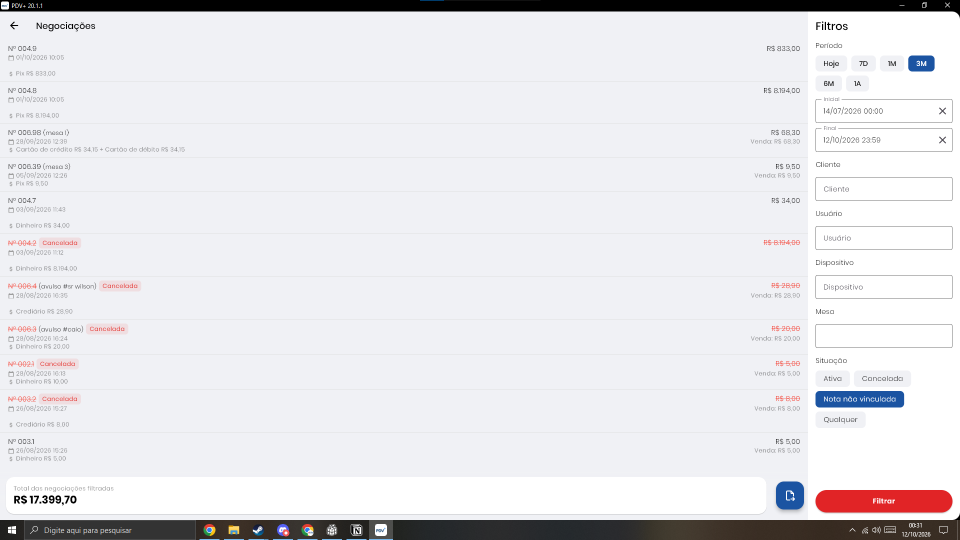
#> input picture testes/lista.png, 1920 x 1080 px (shown at 1/2 size)
$ python teste_ocr.py
#> lines starting #> are read from the running program, lines starting #| are printed output that depends on the picture
### ocr.py
# -*- coding: utf-8 -*-
"""
Leitura de texto da tela usando o OCR que já vem no Windows 10/11 (Windows.Media.Ocr).
Não precisa instalar nada no computador do cliente.
"""
import asyncio
import re

ESCALA = 2  # ampliar a imagem melhora muito a leitura de fontes pequenas

_engine = None


def _criar_engine():
    from winrt.windows.media.ocr import OcrEngine
    from winrt.windows.globalization import Language
    eng = OcrEngine.try_create_from_user_profile_languages()
    if eng is None:
        for tag in ("pt-BR", "en-US"):
            try:
                lang = Language(tag)
                if OcrEngine.is_language_supported(lang):
                    eng = OcrEngine.try_create_from_language(lang)
                    if eng:
                        break
            except Exception:
                pass
    if eng is None:
        langs = OcrEngine.available_recognizer_languages
        langs = list(langs() if callable(langs) else langs)
        if langs:
            eng = OcrEngine.try_create_from_language(langs[0])
    if eng is None:
        raise RuntimeError("O leitor de tela do Windows (OCR) não está disponível neste computador.")
    return eng


# [11 lines left out: function _bitmap, not called in this run]


async def _ler_async(img, escala=ESCALA):
    global _engine
    if _engine is None:
        _engine = _criar_engine()
    res = await _engine.recognize_async(_bitmap(img))
    linhas = []
    for ln in res.lines:
        palavras = []
        for w in ln.words:
            r = w.bounding_rect
            palavras.append((w.text, (r.x / escala, r.y / escala, r.width / escala, r.height / escala)))
        linhas.append((ln.text, palavras))
    return linhas


# [6 lines left out: function tratar, not called in this run]


def ler(img, completo=False):
    """
    Retorna [(texto_da_linha, [(palavra, (x, y, largura, altura)), ...]), ...] em pixels da imagem.
    completo=True faz uma segunda leitura da imagem tratada (para botões coloridos) e junta as duas.
    """
    from PIL import Image
    escala = 3 if img.width <= 1600 else ESCALA  # telas menores: letras menores, amplia mais
    grande = img.convert("RGB").resize((img.width * escala, img.height * escala), Image.LANCZOS)
    linhas = asyncio.run(_ler_async(grande, escala))
    if completo:
        linhas += asyncio.run(_ler_async(tratar(grande), escala))
    return linhas


# ---------------------------------------------------------------------------------------------
# Busca do número da venda (funções puras, testáveis em qualquer sistema)
# ---------------------------------------------------------------------------------------------
# [6 lines left out: function _normalizar, not called in this run]


def padrao_numero(numero):
    """numero = '006.39' -> casa '006.39' mas não '006.390', '1006.39' nem '006.3'."""
    return re.compile(r"(?<![\d.])" + re.escape(numero) + r"(?![\d])")


# [22 lines left out: function achar_numero, not called in this run]


def assinatura(linhas):
    """Texto resumido da tela, para saber se a rolagem chegou ao fim (nada mudou)."""
    return "|".join(t for t, _ in linhas)

### testes/teste_ocr.py
# -*- coding: utf-8 -*-
"""
Teste da leitura de tela com prints reais do PDV+ (nomes de clientes apagados).
Roda no Windows do GitHub antes de publicar cada versão.
"""
import os
import sys

from PIL import Image

AQUI = os.path.dirname(os.path.abspath(__file__))
sys.path.insert(0, os.path.dirname(AQUI))
import ocr  # noqa: E402

falhas = []


def checa(cond, msg):
    print(("OK    " if cond else "FALHA ") + msg)
    if not cond:
        falhas.append(msg)


lista = Image.open(os.path.join(AQUI, "lista.png"))
#> lista is the input picture: PIL image 1920x1080 RGB; mean R, G, B 228.4, 228, 231.1
venda = Image.open(os.path.join(AQUI, "venda.png"))
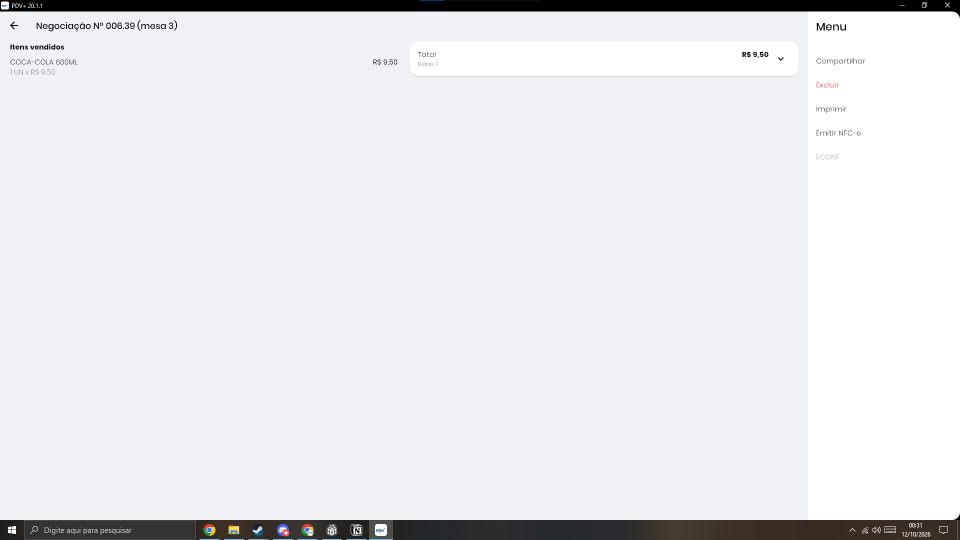
#> input picture testes/venda.png, 1920 x 1080 px (shown at 1/2 size)
#> venda is the input picture: PIL image 1920x1080 RGB; mean R, G, B 230.5, 231.1, 234.1

# região da lista como o macro recorta: à esquerda do painel Filtros
OX, OY = 0, 70
regiao = lista.crop((OX, OY, 1600, 950))
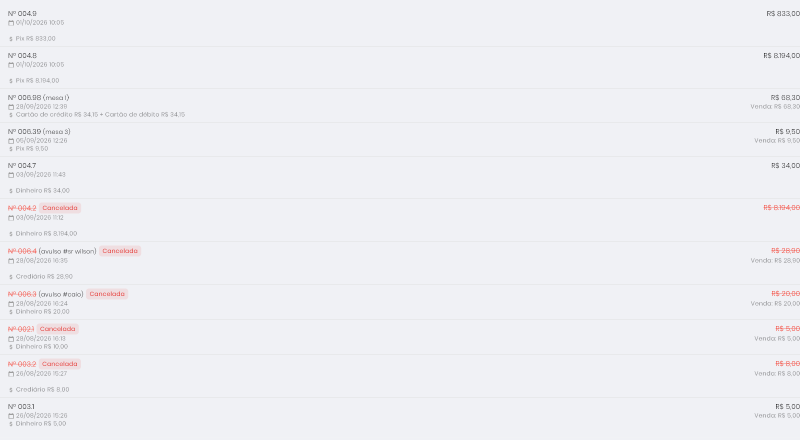
#> regiao: PIL image 1600x880 RGB (shown at 1/2 size); mean R, G, B 238.9, 239.5, 243.4
for escala in (1.0, 0.75):
    img = regiao if escala == 1.0 else regiao.resize((int(regiao.width * escala), int(regiao.height * escala)), Image.LANCZOS)
#> (the run stopped early here; a loop or call above may not have finished)
